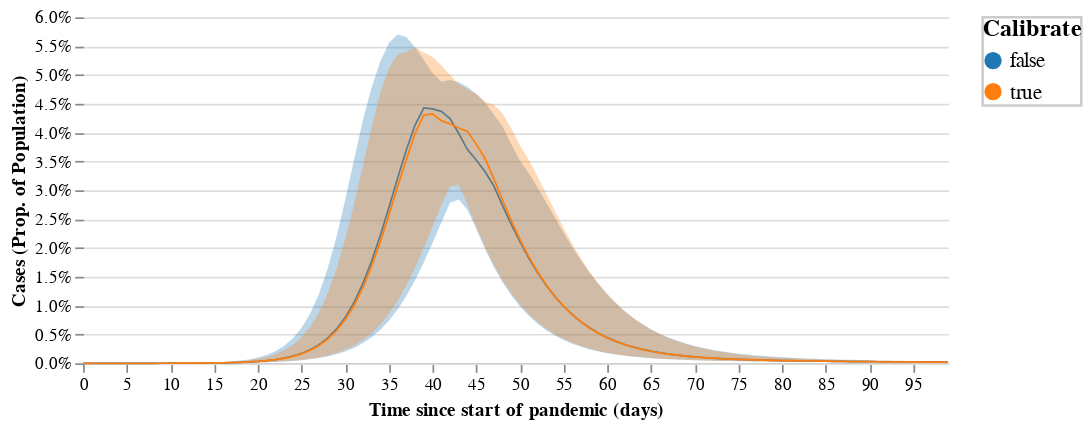

This figure's notebook cell:
### Code cell
vega.ipy_display(vega.calibrate_vega(cal_data))

### Figure 1 — Vega specification as saved in the notebook (floating-point values rounded to 4 significant figures; data arrays with more than 128 entries replaced by an {"elided": "..."} marker saying what was removed)
{"$schema": "https://vega.github.io/schema/vega/v5.json", "axes": [{"orient": "bottom", "scale": "time", "tickCount": 30, "title": "Time since start of pandemic (days)"}, {"domain": false, "format": "%", "grid": true, "orient": "left", "scale": "y1", "title": "Cases (Prop. of Population)"}], "data": [{"name": "table", "transform": [{"expr": "( datum.column_names === Type) ", "type": "filter"}, {"as": "opac", "expr": "(datum.calibration ? .3 : .3)", "type": "formula"}], "values": {"elided": "1600 records"}}], "description": "A basic line chart example.", "height": 200, "legends": [{"encode": {"labels": {"hover": {"fill": {"value": "firebrick"}}, "interactive": true, "update": {"fill": {"value": "black"}, "fontSize": {"value": 12}}}, "legend": {"update": {"stroke": {"value": "#ccc"}, "strokeWidth": {"value": 1.5}}}, "symbols": {"update": {"stroke": {"value": "transparent"}}}, "title": {"update": {"fontSize": {"value": 14}}}}, "fill": "color", "title": "Calibrate"}], "marks": [{"from": {"facet": {"data": "table", "groupby": ["calibration", "column_names"], "name": "series"}}, "marks": [{"encode": {"enter": {"fill": {"field": "calibration", "scale": "color"}, "fillOpacity": {"field": "opac"}, "x": {"field": "time", "scale": "time"}, "y": {"field": "y1", "scale": "y1"}, "y2": {"field": "y0", "scale": "y1"}}}, "from": {"data": "series"}, "type": "area"}, {"encode": {"enter": {"stroke": {"field": "calibration", "scale": "color"}, "strokeWidth": {"value": 1}, "x": {"field": "time", "scale": "time"}, "y": {"field": "y", "scale": "y1"}}}, "from": {"data": "series"}, "type": "line"}], "type": "group"}], "padding": 5, "scales": [{"domain": {"data": "table", "field": "time"}, "name": "time", "range": "width"}, {"domain": {"data": "table", "field": "y1"}, "name": "y1", "nice": true, "range": "height", "type": "linear", "zero": true}, {"domain": {"data": "table", "field": "calibration"}, "name": "color", "range": {"scheme": "category10"}, "type": "ordinal"}], "signals": [{"bind": {"input": "select", "options": ["Ailing_sol", "Diagnosed_sol", "Extinct_sol", "Healed_sol", "Infected_sol", "Recognized_sol", "Susceptible_sol", "Threatened_sol"]}, "name": "Type", "value": "Ailing_sol"}], "width": 500}
